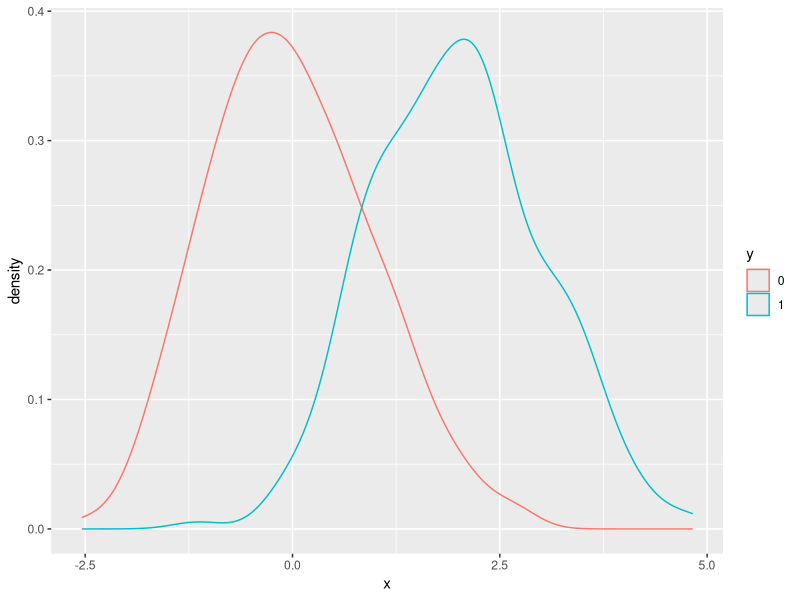

This figure's R source: (Note: this script raises an error after producing the figure.)
library(tidyverse)
library(caret)

# set.seed(2) #if you are using R 3.5 or earlier
set.seed(2, sample.kind="Rounding") #if you are using R 3.6 or later
make_data <- function(n = 1000, p = 0.5, 
                      mu_0 = 0, mu_1 = 2, 
                      sigma_0 = 1,  sigma_1 = 1){
  
  y <- rbinom(n, 1, p)
  f_0 <- rnorm(n, mu_0, sigma_0)
  f_1 <- rnorm(n, mu_1, sigma_1)
  x <- ifelse(y == 1, f_1, f_0)
  
  test_index <- createDataPartition(y, times = 1, p = 0.5, list = FALSE)
  
  list(train = data.frame(x = x, y = as.factor(y)) %>% slice(-test_index),
       test = data.frame(x = x, y = as.factor(y)) %>% slice(test_index))
}
dat <- make_data()
class(dat)

dat$train %>% ggplot(aes(x, color = y)) + geom_density()


set.seed(1, sample.kind="Rounding") #if you are using R 3.6 or later
delta <- seq(0, 3, len = 25)
sapply(delta,function(d){
  dat <- make_data(mu_1 =d)
  fit_glm <- glm(formula = y ~ x,data = dat$train,family = "binomial")
  y_hat_glm <- ifelse(predict(fit_glm, dat$test) > 0.5, 1, 0) %>% factor(levels = c(0, 1))
  mean(y_hat_glm == dat$test$y)
})
qplot(delta, res)
